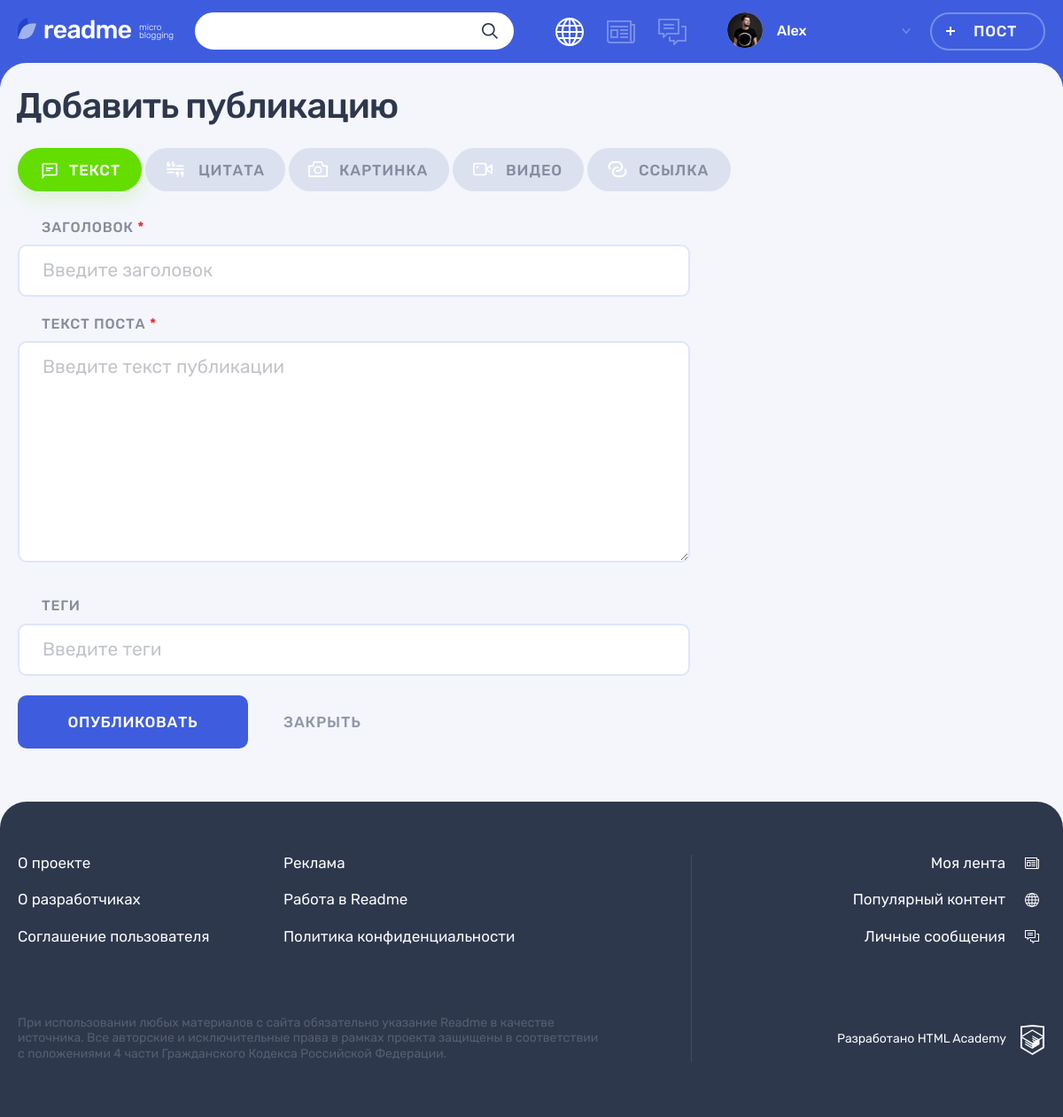
The page /add.php on the database its author committed.
### tables this page shows
CREATE TABLE type_contents (
  id INT AUTO_INCREMENT PRIMARY KEY,
  name TINYTEXT NOT NULL UNIQUE,
  name_icon TINYTEXT NOT NULL UNIQUE
);

### helpers.php (called while the page is built, shortened)
<?php
function include_template($name, array $data = [])
{
    $name = 'templates/' . $name;
    extract($data);
    require $name;
    $result = ob_get_clean();
    return $result;
}

### add.php (called while the page is built, shortened)
<?php
require('helpers.php');
$mysqli = connect();
$type_content = (new TypeContent($mysqli))->getAll();
$tabs = [
    'text' => 'text',
    'quote' => 'quote',
    'photo' => 'photo',
    'video' => 'video',
    'link' => 'link'
];
$active_tab = isset($_POST['type-post']) ? $tabs[$_POST['type-post']] : $tabs['text'];
$content = include_template('adding-post.php',
    [
        'types' => $type_content,
        'active_tab' => $active_tab,
        'data' => $_POST,
        'errors' => $errors
    ]
);
$data = [
    'content' => $content,
    'is_auth' => 1,
    'user_name' => 'Alex',
    'page_name' => 'Добавить пост'
];
print_r(include_template('layout.php', $data));
?>

### models/Model.php (called while the page is built)
<?php
abstract class Model {
    protected $table;
    protected $mysqli;
    function __construct($mysqli)
    {
        $this->mysqli = $mysqli;
    }
    public function getAll()
    {
        $sql = "SELECT * FROM {$this->table}";
        $result = $this->mysqli->query($sql);
        $result = $result->fetch_all(MYSQLI_ASSOC);
        return $result;
    }
}
?>

### templates/adding-post.php (the view, shortened to what this page needs)
<main class="page__main page__main--adding-post">
    <div class="page__main-section">
        <div class="container">
            <h1 class="page__title page__title--adding-post">Добавить публикацию</h1>
        </div>
        <div class="adding-post container">
            <div class="adding-post__tabs-wrapper tabs">
                <div class="adding-post__tabs filters">
                    <ul class="adding-post__tabs-list filters__list tabs__list">
                        <?php foreach ($types as $type) :?>
                            <li class="adding-post__tabs-item filters__item">
                                <a class="adding-post__tabs-link filters__button filters__button--<?=$type['name_icon'];?> tabs__item  tabs__item--active button <?=$active_tab === $type['name_icon'] ? 'filters__button--active' : '';?>">
                                    <svg class="filters__icon" width="22" height="18">
                                        <use xlink:href="#icon-filter-<?=$type['name_icon'];?>"></use>
                                    </svg>
                                    <span><?=$type['name'];?></span>
                                </a>
                            </li>
                        <?php endforeach; ?>
                    </ul>
                </div>
                <div class="adding-post__tab-content">
                <section class="adding-post__text tabs__content <?=$active_tab === 'text' ? 'tabs__content--active' : '';?>">
                        <form class="adding-post__form form" action="add.php" method="post">
                            <div class="form__text-inputs-wrapper">
                                <div class="form__text-inputs">
                                    <?php include('title-input.php');?>
                                    <div class="adding-post__textarea-wrapper form__textarea-wrapper <?=isset($errors['post-text']) ? 'form__input-section--error' : '';?>">
                                        <label class="adding-post__label form__label" for="post-text">Текст поста <span class="form__input-required">*</span></label>
                                        <div class="form__input-section">
                                            <textarea class="adding-post__textarea form__textarea form__input" id="post-text" placeholder="Введите текст публикации" name="post-text"><?=$data['post-text'] ?? '';?></textarea>
                                        </div>
                                    </div>
                                    <?php include('tags-input.php');?>
                                </div>
                            </div>
                            <?php include('submit.php');?>
                        </form>
                    </section>
                                    <?php include('title-input.php');?>
                                    <?php include('tags-input.php');?>
                            <?php include('submit.php');?>
                                    <?php include('title-input.php');?>
                                    <?php include('tags-input.php');?>
                            <?php include('submit.php');?>
                                <?php include('title-input.php');?>
                                    <?php include('tags-input.php');?>
                            <?php include('submit.php');?>
                                    <?php include('title-input.php');?>
                                    <?php include('tags-input.php');?>
                            <?php include('submit.php');?>
                </div>
            </div>
        </div>
    </div>
</main>

### rows shown on the page
type_contents: name "ТЕКСТ"
type_contents: name "ЦИТАТА"
type_contents: name "КАРТИНКА"
type_contents: name "ВИДЕО"
type_contents: name "ССЫЛКА"

### other values the page prints
$user_name "Alex"
